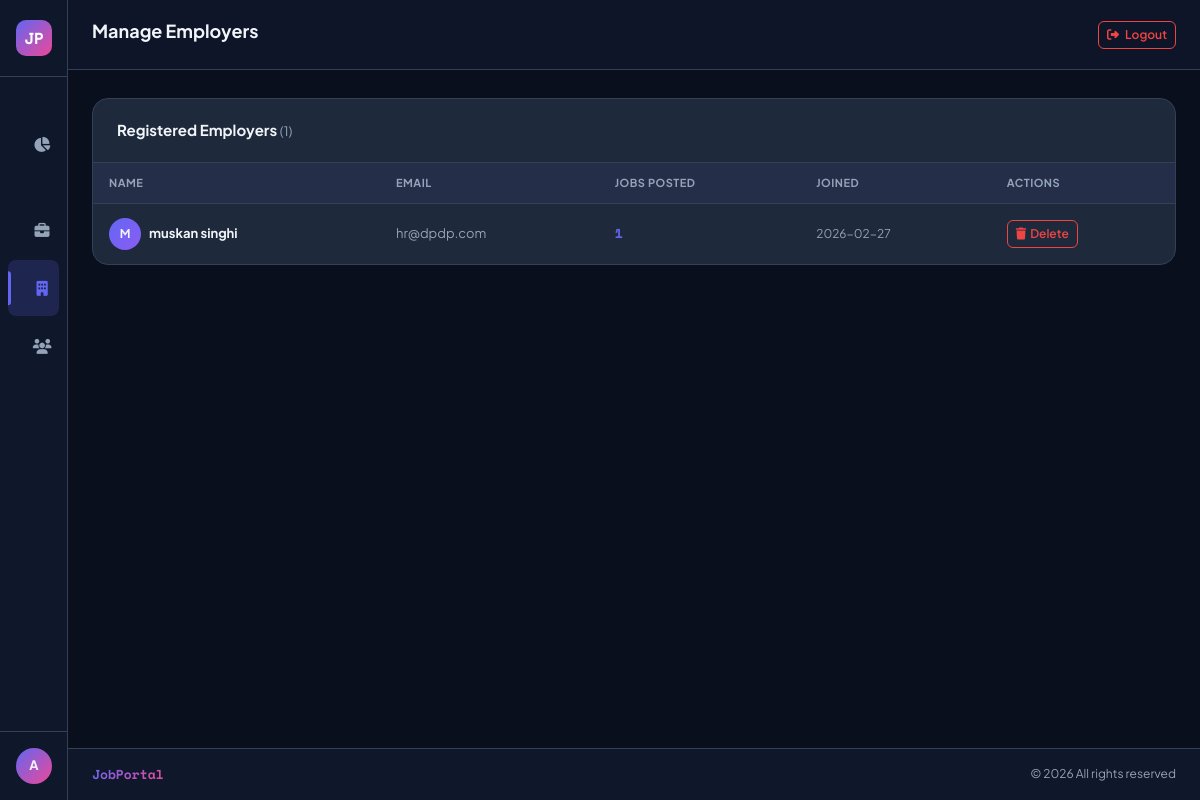
Page /admin/employers (signed in) on the committed database.
### tables this page shows
CREATE TABLE users (
            id INTEGER PRIMARY KEY AUTOINCREMENT,
            name TEXT NOT NULL,
            email TEXT UNIQUE NOT NULL,
            password TEXT NOT NULL,
            role TEXT NOT NULL CHECK(role IN ('admin','employer','jobseeker')),
            created_at DATETIME DEFAULT CURRENT_TIMESTAMP
        );

### app.py (the view)
@app.route('/admin/employers')
@role_required('admin')
def admin_employers():
    db = get_db()
    employers = db.execute("SELECT u.*, COUNT(j.id) as job_count FROM users u LEFT JOIN jobs j ON u.id=j.employer_id WHERE u.role='employer' GROUP BY u.id ORDER BY u.created_at DESC").fetchall()
    return render_template('admin/employers.html', employers=employers)

### app.py (called while the page is built)
def role_required(*roles):
    def decorator(f):
        @wraps(f)
        def decorated(*args, **kwargs):
            if 'user_id' not in session:
                return redirect(url_for('login'))
            if session.get('role') not in roles:
                flash('Access denied.', 'danger')
                return redirect(url_for('dashboard'))
            return f(*args, **kwargs)
        return decorated
    return decorator

### database.py (called while the page is built)
def get_db():
    from flask import g
    if 'db' not in g:
        g.db = sqlite3.connect(DATABASE)
        g.db.row_factory = sqlite3.Row
        g.db.execute('PRAGMA foreign_keys = ON')
    return g.db

### templates/admin/employers.html (shortened to what this page needs)
{% extends "base.html" %}
{% block page_title %}Manage Employers{% endblock %}
{% block content %}
<div class="data-card">
    <div class="data-card-header">
        <span class="data-card-title">Registered Employers <span style="color:#94a3b8; font-size:13px; font-weight:400;">({{ employers|length }})</span></span>
    </div>
    <div class="table-responsive">
        <table class="custom-table">
            <thead>
                <tr>
                    <th>Name</th>
                    <th>Email</th>
                    <th>Jobs Posted</th>
                    <th>Joined</th>
                    <th>Actions</th>
                </tr>
            </thead>
            <tbody>
                {% if employers %}
                {% for emp in employers %}
                <tr>
                    <td>
                        <div class="d-flex align-items-center gap-2">
                            <div style="width:32px;height:32px;border-radius:50%;background:linear-gradient(135deg,#6366f1,#8b5cf6);display:flex;align-items:center;justify-content:center;font-size:12px;font-weight:700;flex-shrink:0;">
                                {{ emp.name[0].upper() }}
                            </div>
                            <strong>{{ emp.name }}</strong>
                        </div>
                    </td>
                    <td style="color:#94a3b8;">{{ emp.email }}</td>
                    <td>
                        <span style="font-family:'Space Mono',monospace; font-weight:700; color:#6366f1;">{{ emp.job_count }}</span>
                    </td>
                    <td style="color:#94a3b8; font-size:12px;">{{ emp.created_at[:10] }}</td>
                    <td>
                        <form method="POST" action="{{ url_for('admin_delete_employer', uid=emp.id) }}" class="d-inline"
                              onsubmit="return confirm('Delete this employer and all their jobs?')">
                            <button type="submit" class="btn btn-sm btn-outline-danger"><i class="fas fa-trash me-1"></i>Delete</button>
                        </form>
                    </td>
                </tr>
                {% endfor %}
                {% else %}
                <tr><td colspan="5"><div class="empty-state"><i class="fas fa-building"></i><p>No employers registered yet</p></div></td></tr>
                {% endif %}
            </tbody>
        </table>
    </div>
</div>
{% endblock %}

### templates/base.html (style rules this page uses)
:root { --sidebar-width: 240px; --sidebar-collapsed: 68px; --primary: #0f172a; --accent: #6366f1; --accent2: #ec4899; --surface: #1e293b; --surface2: #0f172a; --text: #f1f5f9; --text-muted: #94a3b8; --border: #334155; --card-bg: #1e293b; --success: #10b981; --warning: #f59e0b; --danger: #ef4444; --transition: 0.25s cubic-bezier(0.4,0,0.2,1); }
* { box-sizing: border-box; }
body { font-family: 'Plus Jakarta Sans', sans-serif; background: #0a0f1e; color: var(--text); min-height: 100vh; overflow-x: hidden; }
.data-card { background: var(--card-bg); border: 1px solid var(--border); border-radius: 16px; overflow: hidden; }
.data-card-header { padding: 20px 24px; border-bottom: 1px solid var(--border); display: flex; align-items: center; justify-content: space-between; }
.data-card-title { font-size: 15px; font-weight: 700; }
.custom-table { width: 100%; border-collapse: collapse; }
.custom-table th { background: rgba(99,102,241,0.08); padding: 12px 16px; font-size: 11px; font-weight: 700; text-transform: uppercase; letter-spacing: 0.5px; color: var(--text-muted); border-bottom: 1px solid var(--border); text-align: left; }
.custom-table td { padding: 14px 16px; font-size: 13px; border-bottom: 1px solid rgba(51,65,85,0.5); vertical-align: middle; }
.custom-table tr:last-child td { border-bottom: none; }
.btn-sm { border-radius: 6px !important; font-size: 12px !important; font-weight: 600 !important; }
.btn-outline-danger { border-color: var(--danger) !important; color: var(--danger) !important; }

### rows in the picture
users: name "M", name "muskan singhi", email "hr@dpdp.com", job_count "1", created_at "2026-02-27"

### other values in the picture
{{ session.get('name', 'U')[0].upper() }} "A"
{{ employers|length }} "1"
